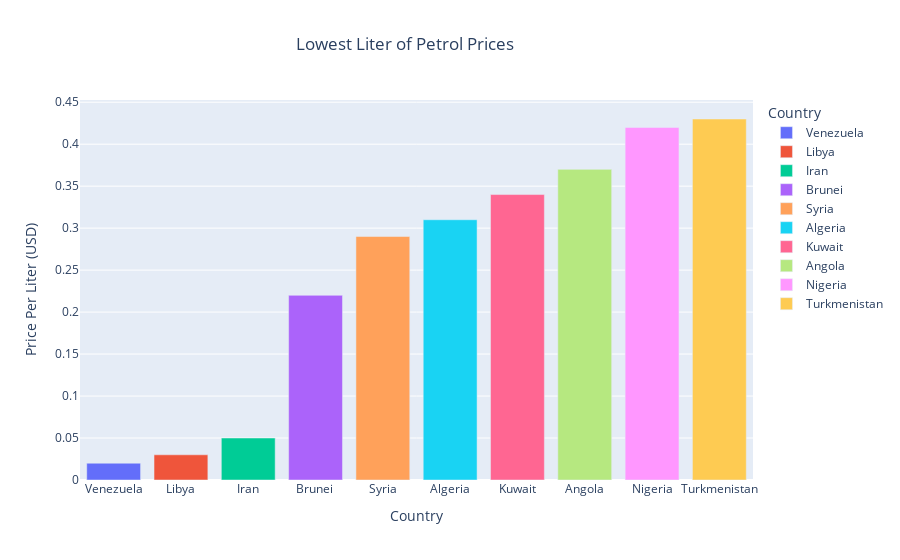

Notebook code cell kept with this figure:
### Code cell
fig_cheapest_petrol = px.bar(cheapest_petrol, x = 'Country',  y = 'Price Per Liter (USD)', title = 'Lowest Liter of Petrol Prices', color = 'Country')
fig_cheapest_petrol.update_layout(font_size = 12, title_x = 0.45)

fig_cheapest_petrol.show()

### Figure 1 — Plotly figure (JSON) as saved in the notebook; plotly's stock layout.template omitted (floating-point values rounded to 4 significant figures)
{"data": [{"alignmentgroup": "True", "hovertemplate": "Country=%{x}<br>Price Per Liter (USD)=%{y}<extra></extra>", "legendgroup": "Venezuela", "marker": {"color": "#636efa", "pattern": {"shape": ""}}, "name": "Venezuela", "offsetgroup": "Venezuela", "orientation": "v", "showlegend": true, "textposition": "auto", "type": "bar", "x": ["Venezuela"], "xaxis": "x", "y": [0.02], "yaxis": "y"}, {"alignmentgroup": "True", "hovertemplate": "Country=%{x}<br>Price Per Liter (USD)=%{y}<extra></extra>", "legendgroup": "Libya", "marker": {"color": "#EF553B", "pattern": {"shape": ""}}, "name": "Libya", "offsetgroup": "Libya", "orientation": "v", "showlegend": true, "textposition": "auto", "type": "bar", "x": ["Libya"], "xaxis": "x", "y": [0.03], "yaxis": "y"}, {"alignmentgroup": "True", "hovertemplate": "Country=%{x}<br>Price Per Liter (USD)=%{y}<extra></extra>", "legendgroup": "Iran", "marker": {"color": "#00cc96", "pattern": {"shape": ""}}, "name": "Iran", "offsetgroup": "Iran", "orientation": "v", "showlegend": true, "textposition": "auto", "type": "bar", "x": ["Iran"], "xaxis": "x", "y": [0.05], "yaxis": "y"}, {"alignmentgroup": "True", "hovertemplate": "Country=%{x}<br>Price Per Liter (USD)=%{y}<extra></extra>", "legendgroup": "Brunei ", "marker": {"color": "#ab63fa", "pattern": {"shape": ""}}, "name": "Brunei ", "offsetgroup": "Brunei ", "orientation": "v", "showlegend": true, "textposition": "auto", "type": "bar", "x": ["Brunei "], "xaxis": "x", "y": [0.22], "yaxis": "y"}, {"alignmentgroup": "True", "hovertemplate": "Country=%{x}<br>Price Per Liter (USD)=%{y}<extra></extra>", "legendgroup": "Syria", "marker": {"color": "#FFA15A", "pattern": {"shape": ""}}, "name": "Syria", "offsetgroup": "Syria", "orientation": "v", "showlegend": true, "textposition": "auto", "type": "bar", "x": ["Syria"], "xaxis": "x", "y": [0.29], "yaxis": "y"}, {"alignmentgroup": "True", "hovertemplate": "Country=%{x}<br>Price Per Liter (USD)=%{y}<extra></extra>", "legendgroup": "Algeria", "marker": {"color": "#19d3f3", "pattern": {"shape": ""}}, "name": "Algeria", "offsetgroup": "Algeria", "orientation": "v", "showlegend": true, "textposition": "auto", "type": "bar", "x": ["Algeria"], "xaxis": "x", "y": [0.31], "yaxis": "y"}, {"alignmentgroup": "True", "hovertemplate": "Country=%{x}<br>Price Per Liter (USD)=%{y}<extra></extra>", "legendgroup": "Kuwait", "marker": {"color": "#FF6692", "pattern": {"shape": ""}}, "name": "Kuwait", "offsetgroup": "Kuwait", "orientation": "v", "showlegend": true, "textposition": "auto", "type": "bar", "x": ["Kuwait"], "xaxis": "x", "y": [0.34], "yaxis": "y"}, {"alignmentgroup": "True", "hovertemplate": "Country=%{x}<br>Price Per Liter (USD)=%{y}<extra></extra>", "legendgroup": "Angola", "marker": {"color": "#B6E880", "pattern": {"shape": ""}}, "name": "Angola", "offsetgroup": "Angola", "orientation": "v", "showlegend": true, "textposition": "auto", "type": "bar", "x": ["Angola"], "xaxis": "x", "y": [0.37], "yaxis": "y"}, {"alignmentgroup": "True", "hovertemplate": "Country=%{x}<br>Price Per Liter (USD)=%{y}<extra></extra>", "legendgroup": "Nigeria", "marker": {"color": "#FF97FF", "pattern": {"shape": ""}}, "name": "Nigeria", "offsetgroup": "Nigeria", "orientation": "v", "showlegend": true, "textposition": "auto", "type": "bar", "x": ["Nigeria"], "xaxis": "x", "y": [0.42], "yaxis": "y"}, {"alignmentgroup": "True", "hovertemplate": "Country=%{x}<br>Price Per Liter (USD)=%{y}<extra></extra>", "legendgroup": "Turkmenistan", "marker": {"color": "#FECB52", "pattern": {"shape": ""}}, "name": "Turkmenistan", "offsetgroup": "Turkmenistan", "orientation": "v", "showlegend": true, "textposition": "auto", "type": "bar", "x": ["Turkmenistan"], "xaxis": "x", "y": [0.43], "yaxis": "y"}], "layout": {"barmode": "relative", "font": {"size": 12}, "legend": {"title": {"text": "Country"}, "tracegroupgap": 0}, "title": {"text": "Lowest Liter of Petrol Prices", "x": 0.45}, "xaxis": {"anchor": "y", "categoryarray": ["Venezuela", "Libya", "Iran", "Brunei ", "Syria", "Algeria", "Kuwait", "Angola", "Nigeria", "Turkmenistan"], "categoryorder": "array", "domain": [0, 1], "title": {"text": "Country"}}, "yaxis": {"anchor": "x", "domain": [0, 1], "title": {"text": "Price Per Liter (USD)"}}}}
